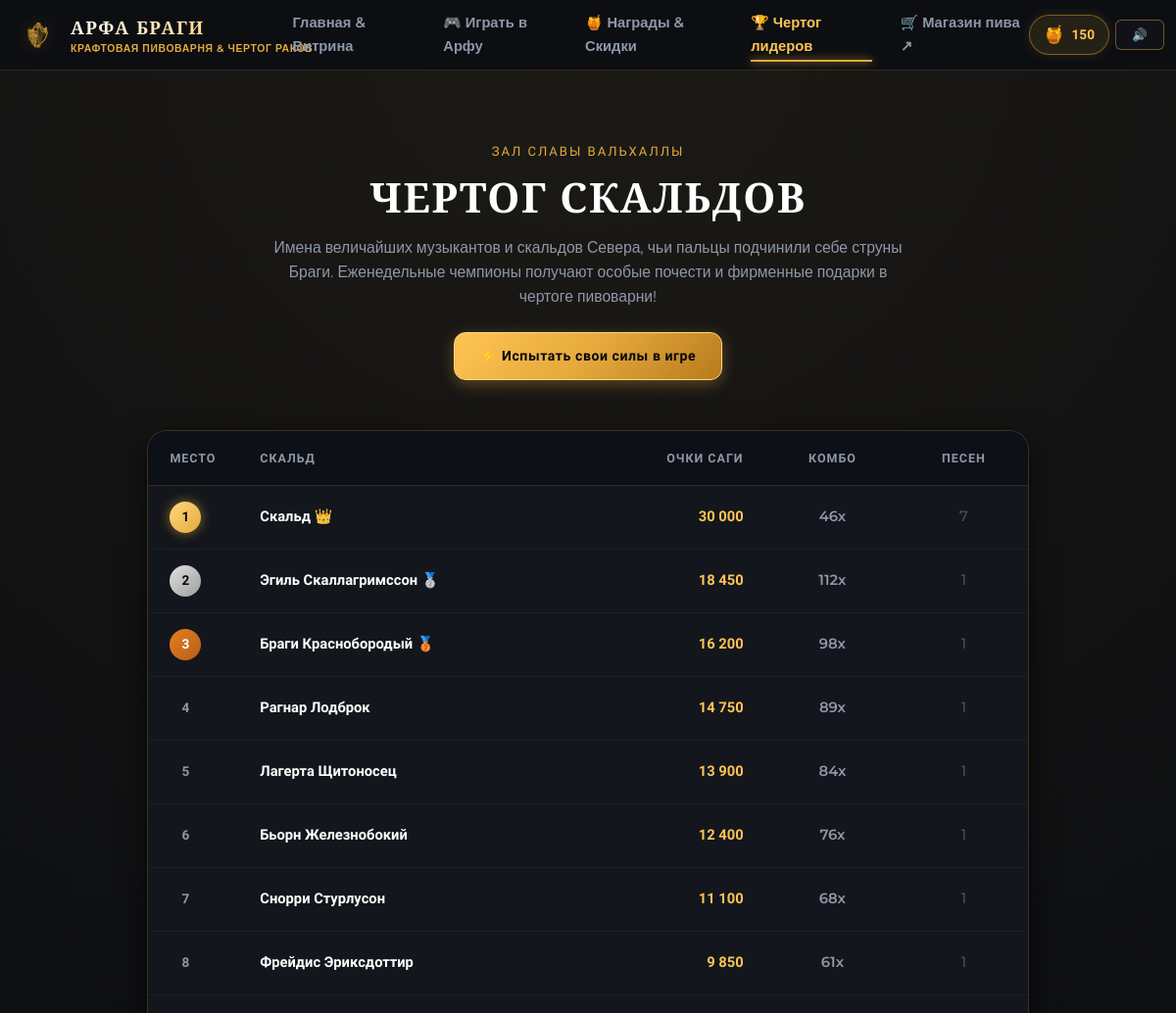
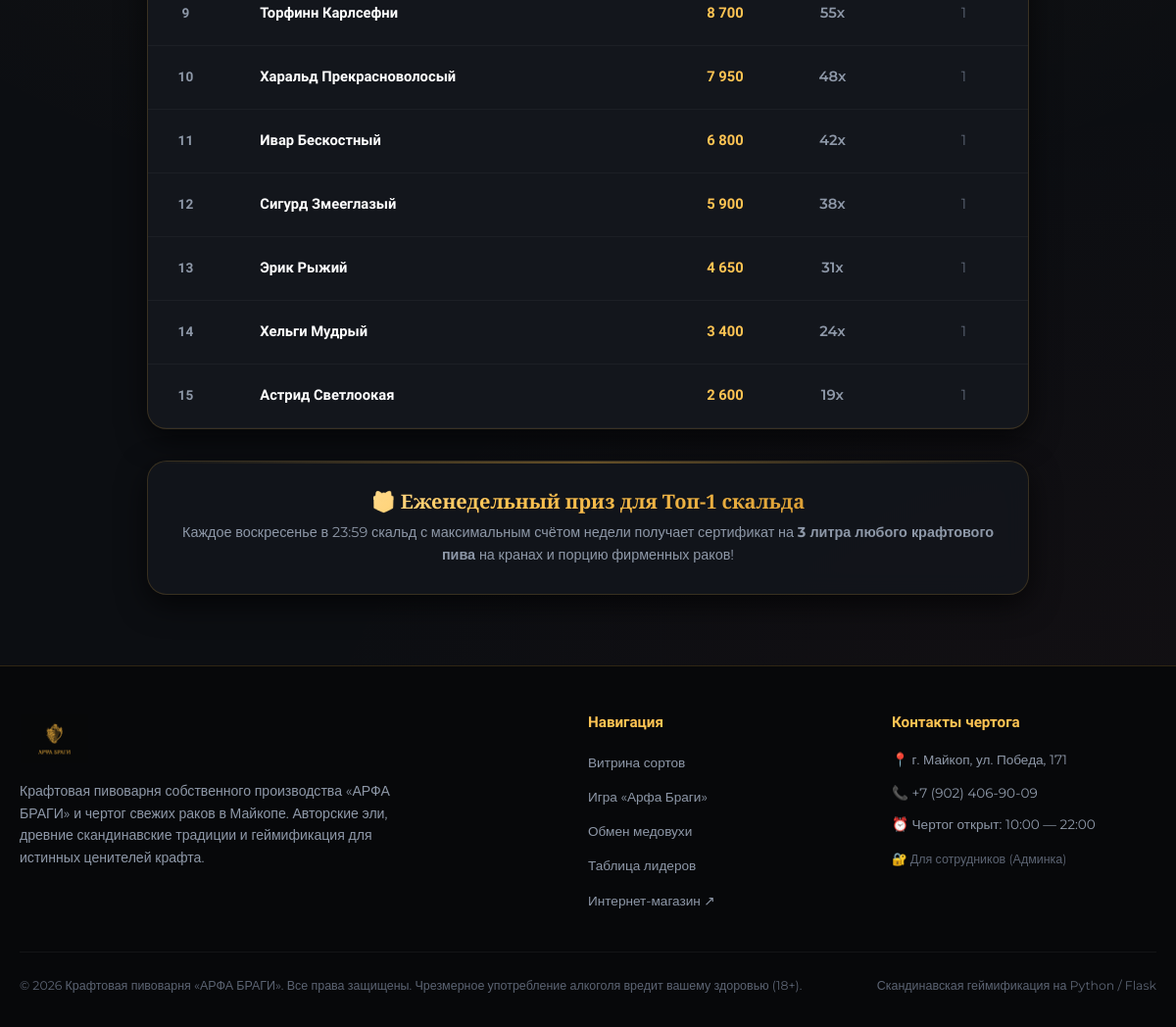
The app's page /leaderboard with its own data (2 pictures, top to bottom).
### tables this page shows
CREATE TABLE players (
            id INTEGER PRIMARY KEY AUTOINCREMENT,
            uuid TEXT UNIQUE NOT NULL,
            name TEXT NOT NULL DEFAULT 'Скальд',
            score INTEGER DEFAULT 0,
            highest_score INTEGER DEFAULT 0,
            mead INTEGER DEFAULT 50,
            total_mead INTEGER DEFAULT 50,
            games_played INTEGER DEFAULT 0,
            max_combo INTEGER DEFAULT 0,
            streak_days INTEGER DEFAULT 1,
            last_daily_claim TEXT,
            harp_strings_lvl INTEGER DEFAULT 0,
            horn_lvl INTEGER DEFAULT 0,
            odin_blessings INTEGER DEFAULT 1,
            brewery_buff_games INTEGER DEFAULT 0,
            created_at TIMESTAMP DEFAULT CURRENT_TIMESTAMP,
            updated_at TIMESTAMP DEFAULT CURRENT_TIMESTAMP
        );

CREATE TABLE score_records (
            id INTEGER PRIMARY KEY AUTOINCREMENT,
            player_id INTEGER,
            player_name TEXT,
            score INTEGER NOT NULL,
            max_combo INTEGER DEFAULT 0,
            runes_hit INTEGER DEFAULT 0,
            accuracy REAL DEFAULT 0.0,
            mead_earned INTEGER DEFAULT 0,
            created_at TIMESTAMP DEFAULT CURRENT_TIMESTAMP,
            FOREIGN KEY(player_id) REFERENCES players(id) ON DELETE SET NULL
        );

### app.py (the view)
@app.route('/leaderboard')
def leaderboard():
    weekly_top = get_leaderboard(timeframe='weekly', limit=15)
    all_time_top = get_leaderboard(timeframe='all_time', limit=15)
    return render_template(
        'leaderboard.html',
        weekly_top=weekly_top,
        all_time_top=all_time_top
    )

### app.py (called while the page is built)
@app.context_processor
def inject_global_context():
    logos = discover_logo_assets()
    return {
        'config': Config,
        'logos': logos,
        'shop_url': Config.SHOP_URL,
        'brewery_name': Config.BREWERY_NAME,
        'brewery_tagline': Config.BREWERY_TAGLINE,
        'brewery_city': Config.BREWERY_CITY,
        'brewery_phone': Config.BREWERY_PHONE
    }

### models.py (called while the page is built)
def get_db():
    conn = sqlite3.connect(str(Config.DB_PATH))
    conn.row_factory = sqlite3.Row
    conn.execute("PRAGMA foreign_keys = ON")
    return conn

### templates/leaderboard.html (shortened to what this page needs)
{% extends 'base.html' %}
{% block content %}
<section class="section">
  <div class="container">
    <div class="section-header">
      <div class="section-eyebrow">Зал славы Вальхаллы</div>
      <h1 class="section-title">ЧЕРТОГ СКАЛЬДОВ</h1>
      <p class="section-desc">
        Имена величайших музыкантов и скальдов Севера, чьи пальцы подчинили себе струны Браги.
        Еженедельные чемпионы получают особые почести и фирменные подарки в чертоге пивоварни!
      </p>
      <div style="margin-top: 1.5rem;">
        <a href="{{ url_for('game') }}" class="btn btn-gold">
        </a>
      </div>
    </div>
    <div class="leaderboard-table-card" style="max-width: 900px; margin: 0 auto;">
      <table class="skald-table">
        <thead>
          <tr>
            <th style="width: 80px;">Место</th>
            <th>Скальд</th>
            <th style="text-align: right;">Очки саги</th>
            <th style="text-align: center;">Комбо</th>
            <th style="text-align: center;">Песен</th>
          </tr>
        </thead>
        <tbody>
          {% if weekly_top %}
            {% for item in weekly_top %}
            <tr>
              <td>
                <span class="rank-badge {% if item.rank == 1 %}rank-1{% elif item.rank == 2 %}rank-2{% elif item.rank == 3 %}rank-3{% else %}text-muted{% endif %}">
                  {{ item.rank }}
                </span>
              </td>
              <td>
                <div style="font-family: var(--font-heading); font-weight: 700; color: #fff;">
                  {{ item.name }}
                  {% if item.rank == 1 %} 👑{% elif item.rank == 2 %} 🥈{% elif item.rank == 3 %} 🥉{% endif %}
                </div>
              </td>
              <td style="text-align: right; font-family: var(--font-heading); font-weight: 800; color: var(--gold-bright);">
                {{ "{:,}".format(item.top_score).replace(',', ' ') }}
              </td>
              <td style="text-align: center; color: var(--text-muted); font-weight: 600;">
                {{ item.best_combo }}x
              </td>
              <td style="text-align: center; color: var(--text-dim);">
                {{ item.sessions_count }}
              </td>
            </tr>
            {% endfor %}
          {% else %}
            <tr>
              <td colspan="5" style="text-align: center; padding: 3rem; color: var(--text-dim);">
                Чертог ждёт своего первого героя! Сыграй в игру и впиши своё имя золотыми рунами.
              </td>
            </tr>
          {% endif %}
        </tbody>
      </table>
    </div>
    <div class="viking-card" style="max-width: 900px; margin: 2rem auto 0; text-align: center;">
      <h3 class="font-viking text-gradient-gold" style="font-size: 1.25rem; margin-bottom: 0.5rem;">
        🎁 Еженедельный приз для Топ-1 скальда
      </h3>
      <p class="text-muted" style="font-size: 0.9rem;">
        Каждое воскресенье в 23:59 скальд с максимальным счётом недели получает сертификат на <strong>3 литра любого крафтового пива</strong> на кранах и порцию фирменных раков!
      </p>
    </div>
  </div>
</section>
{% endblock %}

### templates/base.html (shortened to what this page needs)
<!DOCTYPE html>
<html lang="ru">
<head>
  <link rel="stylesheet" href="{{ url_for('static', filename='css/style.css') }}">
</head>
<body>
  <header class="navbar">
    <div class="container nav-container">
      <a href="{{ url_for('index') }}" class="brand-link">
        <img src="{{ url_for('static', filename=logos.emblem) }}" alt="{{ brewery_name }}" class="nav-emblem">
        <div class="brand-text">
          <span class="brand-title">{{ brewery_name }}</span>
          <span class="brand-subtitle">{{ brewery_tagline }}</span>
        </div>
      </a>
      <nav>
        <ul class="nav-menu" id="navMenu">
          <li><a href="{{ url_for('index') }}" class="nav-link {% if request.endpoint == 'index' %}active{% endif %}">Главная & Витрина</a></li>
          <li><a href="{{ url_for('game') }}" class="nav-link btn-open-game-window {% if request.endpoint == 'game' %}active{% endif %}">🎮 Играть в Арфу</a></li>
          <li><a href="{{ url_for('rewards') }}" class="nav-link {% if request.endpoint == 'rewards' %}active{% endif %}">🍯 Награды & Скидки</a></li>
          <li><a href="{{ url_for('leaderboard') }}" class="nav-link {% if request.endpoint == 'leaderboard' %}active{% endif %}">🏆 Чертог лидеров</a></li>
          <li><a href="{{ shop_url }}" target="_blank" rel="noopener noreferrer" class="nav-link">🛒 Магазин пива ↗</a></li>
        </ul>
      </nav>
      <div class="nav-right">
        <a href="{{ url_for('rewards') }}" class="header-mead-badge" title="Твоя медовуха для обмена на скидки">
          <span class="header-mead-icon">🍯</span>
          <span id="headerMeadCount">0</span>
        </a>
        <button id="btnToggleAudio" class="btn btn-outline btn-sm" aria-label="Звук" title="Включить / Выключить звук">
          <span id="audioBtnIcon">🔊</span>
        </button>
      </div>
    </div>
  </header>
  <main>
    {% block content %}{% endblock %}
  </main>
  <footer class="footer">
    <div class="container">
      <div class="footer-grid">
        <div>
          <a href="{{ url_for('index') }}" class="brand-link" style="margin-bottom: 0.8rem;">
            <img src="{{ url_for('static', filename=logos.main_logo) }}" alt="{{ brewery_name }}" style="max-height: 52px; width: auto;">
          </a>
          <p class="footer-brand-desc">
            Крафтовая пивоварня собственного производства «{{ brewery_name }}» и чертог свежих раков в Майкопе. Авторские эли, древние скандинавские традиции и геймификация для истинных ценителей крафта.
          </p>
        </div>
        <div>
          <h4 class="footer-heading">Навигация</h4>
          <ul class="footer-links">
            <li><a href="{{ url_for('index') }}" class="footer-link">Витрина сортов</a></li>
            <li><a href="{{ url_for('game') }}" class="footer-link">Игра «Арфа Браги»</a></li>
            <li><a href="{{ url_for('rewards') }}" class="footer-link">Обмен медовухи</a></li>
            <li><a href="{{ url_for('leaderboard') }}" class="footer-link">Таблица лидеров</a></li>
            <li><a href="{{ shop_url }}" target="_blank" rel="noopener noreferrer" class="footer-link">Интернет-магазин ↗</a></li>
          </ul>
        </div>
        <div>
          <h4 class="footer-heading">Контакты чертога</h4>
          <ul class="footer-links">
            <li class="footer-link">📍 {{ brewery_city }}</li>
            <li><a href="tel:{{ brewery_phone }}" class="footer-link">📞 {{ brewery_phone }}</a></li>
            <li class="footer-link">⏰ Чертог открыт: 10:00 — 22:00</li>
            <li><a href="{{ url_for('admin_promos') }}" class="footer-link" style="color: var(--text-dim); font-size: 0.78rem;">🔐 Для сотрудников (Админка)</a></li>
          </ul>
        </div>
      </div>
      <div class="footer-bottom">
        <div>© 2026 Крафтовая пивоварня «{{ brewery_name }}». Все права защищены. Чрезмерное употребление алкоголя вредит вашему здоровью (18+).</div>
        <div>Скандинавская геймификация на Python / Flask</div>
      </div>
    </div>
  </footer>
</body>
</html>

### records on screen
players: rank "2", name "Эгиль Скаллагримссон", sessions_count "1"
players: rank "3", name "Браги Краснобородый", sessions_count "1"
players: rank "4", name "Рагнар Лодброк", sessions_count "1"
players: rank "5", name "Лагерта Щитоносец", top_score "13 900", best_combo "84", sessions_count "1"
players: rank "6", name "Бьорн Железнобокий", top_score "12 400", best_combo "76", sessions_count "1"
players: rank "7", name "Снорри Стурлусон", top_score "11 100", best_combo "68", sessions_count "1"
players: rank "8", name "Фрейдис Эриксдоттир", top_score "9 850", best_combo "61", sessions_count "1"
players: rank "9", name "Торфинн Карлсефни", top_score "8 700", best_combo "55", sessions_count "1"
players: rank "10", name "Харальд Прекрасноволосый", top_score "7 950", best_combo "48", sessions_count "1"
players: rank "11", name "Ивар Бескостный", top_score "6 800", best_combo "42", sessions_count "1"
players: rank "12", name "Сигурд Змееглазый", top_score "5 900", best_combo "38", sessions_count "1"
players: rank "13", name "Эрик Рыжий", top_score "4 650", best_combo "31", sessions_count "1"
score_records: rank "14", name "Хельги Мудрый", top_score "3 400", best_combo "24", sessions_count "1"
score_records: rank "15", name "Астрид Светлоокая", top_score "2 600", best_combo "19", sessions_count "1"

### other values on screen
{{ brewery_name }} "АРФА БРАГИ"
{{ brewery_tagline }} "КРАФТОВАЯ ПИВОВАРНЯ & ЧЕРТОГ РАКОВ"
{{ item.rank }} "1"
{{ item.name }} "Скальд"
{{ item.sessions_count }} "7"
{{ brewery_city }} "г. Майкоп, ул. Победа, 171"
{{ brewery_phone }} "+7 (902) 406-90-09"
